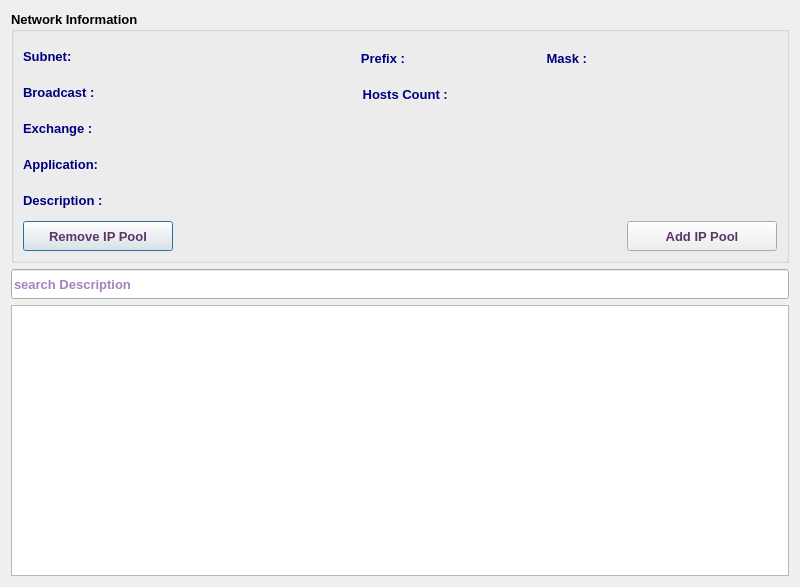
<?xml version="1.0" encoding="UTF-8"?>
<ui version="4.0">
 <class>IpV4PoolDialog</class>
 <widget class="QDialog" name="IpV4PoolDialog">
  <property name="geometry">
   <rect>
    <x>0</x>
    <y>0</y>
    <width>800</width>
    <height>587</height>
   </rect>
  </property>
  <property name="minimumSize">
   <size>
    <width>800</width>
    <height>500</height>
   </size>
  </property>
  <property name="font">
   <font>
    <family>Tahoma</family>
    <pointsize>10</pointsize>
   </font>
  </property>
  <property name="windowTitle">
   <string>IPv4 Pool</string>
  </property>
  <property name="windowIcon">
   <iconset resource="../../../../../image.qrc">
    <normaloff>:/Image/ip.png</normaloff>:/Image/ip.png</iconset>
  </property>
  <layout class="QVBoxLayout" name="verticalLayout_3">
   <item>
    <widget class="QGroupBox" name="ipGB">
     <property name="font">
      <font>
       <family>Tahoma</family>
       <pointsize>10</pointsize>
       <weight>75</weight>
       <bold>true</bold>
      </font>
     </property>
     <property name="title">
      <string>Network Information</string>
     </property>
     <layout class="QVBoxLayout" name="verticalLayout">
      <item>
       <layout class="QHBoxLayout" name="horizontalLayout_13">
        <item>
         <widget class="QLabel" name="label_7">
          <property name="minimumSize">
           <size>
            <width>110</width>
            <height>30</height>
           </size>
          </property>
          <property name="maximumSize">
           <size>
            <width>110</width>
            <height>30</height>
           </size>
          </property>
          <property name="font">
           <font>
            <family>Tahoma</family>
            <pointsize>10</pointsize>
            <weight>75</weight>
            <bold>true</bold>
           </font>
          </property>
          <property name="styleSheet">
           <string notr="true">color: rgb(0, 0, 127);</string>
          </property>
          <property name="text">
           <string>Subnet:</string>
          </property>
         </widget>
        </item>
        <item>
         <widget class="QLabel" name="subnetLbl">
          <property name="minimumSize">
           <size>
            <width>180</width>
            <height>30</height>
           </size>
          </property>
          <property name="maximumSize">
           <size>
            <width>180</width>
            <height>25</height>
           </size>
          </property>
          <property name="font">
           <font>
            <family>Tahoma</family>
            <pointsize>10</pointsize>
            <weight>75</weight>
            <bold>true</bold>
           </font>
          </property>
          <property name="styleSheet">
           <string notr="true">color: rgb(85, 0, 127);</string>
          </property>
          <property name="text">
           <string/>
          </property>
         </widget>
        </item>
        <item>
         <widget class="QLabel" name="label_10">
          <property name="minimumSize">
           <size>
            <width>80</width>
            <height>30</height>
           </size>
          </property>
          <property name="maximumSize">
           <size>
            <width>80</width>
            <height>25</height>
           </size>
          </property>
          <property name="font">
           <font>
            <family>Tahoma</family>
            <pointsize>10</pointsize>
            <weight>75</weight>
            <bold>true</bold>
           </font>
          </property>
          <property name="styleSheet">
           <string notr="true">color: rgb(0, 0, 127);</string>
          </property>
          <property name="text">
           <string>Prefix :</string>
          </property>
          <property name="alignment">
           <set>Qt::AlignRight|Qt::AlignTrailing|Qt::AlignVCenter</set>
          </property>
         </widget>
        </item>
        <item>
         <widget class="QLabel" name="prefixLbl">
          <property name="minimumSize">
           <size>
            <width>50</width>
            <height>30</height>
           </size>
          </property>
          <property name="maximumSize">
           <size>
            <width>50</width>
            <height>25</height>
           </size>
          </property>
          <property name="font">
           <font>
            <family>Tahoma</family>
            <pointsize>10</pointsize>
            <weight>75</weight>
            <bold>true</bold>
           </font>
          </property>
          <property name="styleSheet">
           <string notr="true">color: rgb(85, 0, 127);</string>
          </property>
          <property name="text">
           <string/>
          </property>
          <property name="wordWrap">
           <bool>true</bool>
          </property>
         </widget>
        </item>
        <item>
         <widget class="QLabel" name="label_9">
          <property name="minimumSize">
           <size>
            <width>120</width>
            <height>30</height>
           </size>
          </property>
          <property name="maximumSize">
           <size>
            <width>120</width>
            <height>25</height>
           </size>
          </property>
          <property name="font">
           <font>
            <family>Tahoma</family>
            <pointsize>10</pointsize>
            <weight>75</weight>
            <bold>true</bold>
           </font>
          </property>
          <property name="styleSheet">
           <string notr="true">color: rgb(0, 0, 127);</string>
          </property>
          <property name="text">
           <string>Mask :</string>
          </property>
          <property name="alignment">
           <set>Qt::AlignRight|Qt::AlignTrailing|Qt::AlignVCenter</set>
          </property>
         </widget>
        </item>
        <item>
         <widget class="QLabel" name="maskLbl">
          <property name="minimumSize">
           <size>
            <width>180</width>
            <height>30</height>
           </size>
          </property>
          <property name="maximumSize">
           <size>
            <width>180</width>
            <height>25</height>
           </size>
          </property>
          <property name="font">
           <font>
            <family>Tahoma</family>
            <pointsize>10</pointsize>
            <weight>75</weight>
            <bold>true</bold>
           </font>
          </property>
          <property name="styleSheet">
           <string notr="true">color: rgb(85, 0, 127);</string>
          </property>
          <property name="text">
           <string/>
          </property>
          <property name="wordWrap">
           <bool>true</bool>
          </property>
         </widget>
        </item>
        <item>
         <spacer name="horizontalSpacer_6">
          <property name="font">
           <font>
            <family>Tahoma</family>
            <pointsize>10</pointsize>
           </font>
          </property>
          <property name="orientation">
           <enum>Qt::Horizontal</enum>
          </property>
          <property name="sizeHint" stdset="0">
           <size>
            <width>40</width>
            <height>20</height>
           </size>
          </property>
         </spacer>
        </item>
       </layout>
      </item>
      <item>
       <layout class="QHBoxLayout" name="horizontalLayout_8">
        <item>
         <layout class="QVBoxLayout" name="verticalLayout_2">
          <item>
           <layout class="QHBoxLayout" name="horizontalLayout_12">
            <item>
             <widget class="QLabel" name="label_11">
              <property name="minimumSize">
               <size>
                <width>110</width>
                <height>30</height>
               </size>
              </property>
              <property name="maximumSize">
               <size>
                <width>110</width>
                <height>30</height>
               </size>
              </property>
              <property name="font">
               <font>
                <family>Tahoma</family>
                <pointsize>10</pointsize>
                <weight>75</weight>
                <bold>true</bold>
               </font>
              </property>
              <property name="styleSheet">
               <string notr="true">color: rgb(0, 0, 127);</string>
              </property>
              <property name="text">
               <string>Broadcast :</string>
              </property>
             </widget>
            </item>
            <item>
             <widget class="QLabel" name="bcLbl">
              <property name="sizePolicy">
               <sizepolicy hsizetype="Expanding" vsizetype="Preferred">
                <horstretch>0</horstretch>
                <verstretch>0</verstretch>
               </sizepolicy>
              </property>
              <property name="minimumSize">
               <size>
                <width>180</width>
                <height>30</height>
               </size>
              </property>
              <property name="maximumSize">
               <size>
                <width>500</width>
                <height>25</height>
               </size>
              </property>
              <property name="font">
               <font>
                <family>Tahoma</family>
                <pointsize>10</pointsize>
                <weight>75</weight>
                <bold>true</bold>
               </font>
              </property>
              <property name="styleSheet">
               <string notr="true">color: rgb(85, 0, 127);</string>
              </property>
              <property name="text">
               <string/>
              </property>
              <property name="wordWrap">
               <bool>true</bool>
              </property>
             </widget>
            </item>
            <item>
             <widget class="QLabel" name="label_12">
              <property name="minimumSize">
               <size>
                <width>130</width>
                <height>30</height>
               </size>
              </property>
              <property name="maximumSize">
               <size>
                <width>130</width>
                <height>25</height>
               </size>
              </property>
              <property name="font">
               <font>
                <family>Tahoma</family>
                <pointsize>10</pointsize>
                <weight>75</weight>
                <bold>true</bold>
               </font>
              </property>
              <property name="styleSheet">
               <string notr="true">color: rgb(0, 0, 127);</string>
              </property>
              <property name="text">
               <string>Hosts Count :  </string>
              </property>
              <property name="alignment">
               <set>Qt::AlignRight|Qt::AlignTrailing|Qt::AlignVCenter</set>
              </property>
             </widget>
            </item>
            <item>
             <widget class="QLabel" name="hostLbl">
              <property name="minimumSize">
               <size>
                <width>150</width>
                <height>30</height>
               </size>
              </property>
              <property name="maximumSize">
               <size>
                <width>150</width>
                <height>25</height>
               </size>
              </property>
              <property name="font">
               <font>
                <family>Tahoma</family>
                <pointsize>10</pointsize>
                <weight>75</weight>
                <bold>true</bold>
               </font>
              </property>
              <property name="styleSheet">
               <string notr="true">color: rgb(85, 0, 127);</string>
              </property>
              <property name="text">
               <string/>
              </property>
              <property name="wordWrap">
               <bool>true</bool>
              </property>
             </widget>
            </item>
            <item>
             <spacer name="horizontalSpacer">
              <property name="orientation">
               <enum>Qt::Horizontal</enum>
              </property>
              <property name="sizeHint" stdset="0">
               <size>
                <width>40</width>
                <height>20</height>
               </size>
              </property>
             </spacer>
            </item>
           </layout>
          </item>
          <item>
           <layout class="QHBoxLayout" name="horizontalLayout_6">
            <item>
             <widget class="QLabel" name="label_4">
              <property name="minimumSize">
               <size>
                <width>110</width>
                <height>30</height>
               </size>
              </property>
              <property name="maximumSize">
               <size>
                <width>110</width>
                <height>30</height>
               </size>
              </property>
              <property name="font">
               <font>
                <family>Tahoma</family>
                <pointsize>10</pointsize>
                <weight>75</weight>
                <bold>true</bold>
               </font>
              </property>
              <property name="styleSheet">
               <string notr="true">color: rgb(0, 0, 127);</string>
              </property>
              <property name="text">
               <string>Exchange :</string>
              </property>
             </widget>
            </item>
            <item>
             <widget class="QLabel" name="abbrLbl">
              <property name="sizePolicy">
               <sizepolicy hsizetype="Expanding" vsizetype="Preferred">
                <horstretch>0</horstretch>
                <verstretch>0</verstretch>
               </sizepolicy>
              </property>
              <property name="minimumSize">
               <size>
                <width>500</width>
                <height>30</height>
               </size>
              </property>
              <property name="maximumSize">
               <size>
                <width>16777215</width>
                <height>30</height>
               </size>
              </property>
              <property name="font">
               <font>
                <family>Tahoma</family>
                <pointsize>10</pointsize>
                <weight>75</weight>
                <bold>true</bold>
               </font>
              </property>
              <property name="styleSheet">
               <string notr="true">color: rgb(85, 0, 127);</string>
              </property>
              <property name="text">
               <string/>
              </property>
              <property name="alignment">
               <set>Qt::AlignLeading|Qt::AlignLeft|Qt::AlignVCenter</set>
              </property>
              <property name="wordWrap">
               <bool>true</bool>
              </property>
             </widget>
            </item>
           </layout>
          </item>
          <item>
           <layout class="QHBoxLayout" name="horizontalLayout">
            <item>
             <widget class="QLabel" name="label">
              <property name="minimumSize">
               <size>
                <width>110</width>
                <height>30</height>
               </size>
              </property>
              <property name="maximumSize">
               <size>
                <width>110</width>
                <height>30</height>
               </size>
              </property>
              <property name="font">
               <font>
                <family>Tahoma</family>
                <pointsize>10</pointsize>
                <weight>75</weight>
                <bold>true</bold>
               </font>
              </property>
              <property name="styleSheet">
               <string notr="true">color: rgb(0, 0, 127);</string>
              </property>
              <property name="text">
               <string>Application:</string>
              </property>
             </widget>
            </item>
            <item>
             <widget class="QLabel" name="appLbl">
              <property name="sizePolicy">
               <sizepolicy hsizetype="Expanding" vsizetype="Preferred">
                <horstretch>0</horstretch>
                <verstretch>0</verstretch>
               </sizepolicy>
              </property>
              <property name="minimumSize">
               <size>
                <width>500</width>
                <height>30</height>
               </size>
              </property>
              <property name="maximumSize">
               <size>
                <width>16777215</width>
                <height>30</height>
               </size>
              </property>
              <property name="font">
               <font>
                <family>Tahoma</family>
                <pointsize>10</pointsize>
                <weight>75</weight>
                <bold>true</bold>
               </font>
              </property>
              <property name="styleSheet">
               <string notr="true">color: rgb(85, 0, 127);</string>
              </property>
              <property name="text">
               <string/>
              </property>
              <property name="alignment">
               <set>Qt::AlignLeading|Qt::AlignLeft|Qt::AlignVCenter</set>
              </property>
              <property name="wordWrap">
               <bool>true</bool>
              </property>
             </widget>
            </item>
           </layout>
          </item>
          <item>
           <layout class="QHBoxLayout" name="horizontalLayout_7">
            <item>
             <widget class="QLabel" name="label_5">
              <property name="minimumSize">
               <size>
                <width>110</width>
                <height>30</height>
               </size>
              </property>
              <property name="maximumSize">
               <size>
                <width>110</width>
                <height>30</height>
               </size>
              </property>
              <property name="font">
               <font>
                <family>Tahoma</family>
                <pointsize>10</pointsize>
                <weight>75</weight>
                <bold>true</bold>
               </font>
              </property>
              <property name="styleSheet">
               <string notr="true">color: rgb(0, 0, 127);</string>
              </property>
              <property name="text">
               <string>Description :</string>
              </property>
             </widget>
            </item>
            <item>
             <widget class="QLabel" name="descLbl">
              <property name="sizePolicy">
               <sizepolicy hsizetype="Expanding" vsizetype="Preferred">
                <horstretch>0</horstretch>
                <verstretch>0</verstretch>
               </sizepolicy>
              </property>
              <property name="minimumSize">
               <size>
                <width>500</width>
                <height>30</height>
               </size>
              </property>
              <property name="maximumSize">
               <size>
                <width>16777215</width>
                <height>30</height>
               </size>
              </property>
              <property name="font">
               <font>
                <family>Tahoma</family>
                <pointsize>10</pointsize>
                <weight>75</weight>
                <bold>true</bold>
               </font>
              </property>
              <property name="styleSheet">
               <string notr="true">color: rgb(85, 0, 127);</string>
              </property>
              <property name="text">
               <string/>
              </property>
              <property name="alignment">
               <set>Qt::AlignLeading|Qt::AlignLeft|Qt::AlignVCenter</set>
              </property>
              <property name="wordWrap">
               <bool>true</bool>
              </property>
             </widget>
            </item>
           </layout>
          </item>
         </layout>
        </item>
        <item>
         <widget class="QLabel" name="pix">
          <property name="minimumSize">
           <size>
            <width>64</width>
            <height>64</height>
           </size>
          </property>
          <property name="maximumSize">
           <size>
            <width>64</width>
            <height>64</height>
           </size>
          </property>
          <property name="font">
           <font>
            <family>Tahoma</family>
            <pointsize>10</pointsize>
           </font>
          </property>
          <property name="text">
           <string/>
          </property>
          <property name="pixmap">
           <pixmap resource="../../../../../image.qrc">:/Image/ip.png</pixmap>
          </property>
          <property name="scaledContents">
           <bool>true</bool>
          </property>
         </widget>
        </item>
        <item>
         <layout class="QVBoxLayout" name="verticalLayout_4"/>
        </item>
       </layout>
      </item>
      <item>
       <layout class="QHBoxLayout" name="horizontalLayout_9">
        <item>
         <widget class="QPushButton" name="removeIpBtn">
          <property name="minimumSize">
           <size>
            <width>150</width>
            <height>30</height>
           </size>
          </property>
          <property name="maximumSize">
           <size>
            <width>250</width>
            <height>30</height>
           </size>
          </property>
          <property name="font">
           <font>
            <family>Tahoma</family>
            <pointsize>10</pointsize>
            <weight>75</weight>
            <bold>true</bold>
           </font>
          </property>
          <property name="styleSheet">
           <string notr="true">color: rgb(92, 53, 102);</string>
          </property>
          <property name="text">
           <string>Remove IP Pool</string>
          </property>
          <property name="icon">
           <iconset resource="../../../../../image.qrc">
            <normaloff>:/Image/remove.png</normaloff>:/Image/remove.png</iconset>
          </property>
          <property name="iconSize">
           <size>
            <width>20</width>
            <height>20</height>
           </size>
          </property>
         </widget>
        </item>
        <item>
         <spacer name="horizontalSpacer_8">
          <property name="font">
           <font>
            <family>Tahoma</family>
            <pointsize>10</pointsize>
           </font>
          </property>
          <property name="orientation">
           <enum>Qt::Horizontal</enum>
          </property>
          <property name="sizeHint" stdset="0">
           <size>
            <width>40</width>
            <height>20</height>
           </size>
          </property>
         </spacer>
        </item>
        <item>
         <widget class="QPushButton" name="addIpBtn">
          <property name="sizePolicy">
           <sizepolicy hsizetype="Preferred" vsizetype="Preferred">
            <horstretch>0</horstretch>
            <verstretch>0</verstretch>
           </sizepolicy>
          </property>
          <property name="minimumSize">
           <size>
            <width>150</width>
            <height>30</height>
           </size>
          </property>
          <property name="maximumSize">
           <size>
            <width>250</width>
            <height>30</height>
           </size>
          </property>
          <property name="font">
           <font>
            <family>Tahoma</family>
            <pointsize>10</pointsize>
            <weight>75</weight>
            <bold>true</bold>
           </font>
          </property>
          <property name="styleSheet">
           <string notr="true">color: rgb(92, 53, 102);</string>
          </property>
          <property name="text">
           <string>Add IP Pool</string>
          </property>
          <property name="icon">
           <iconset resource="../../../../../image.qrc">
            <normaloff>:/Image/add.png</normaloff>:/Image/add.png</iconset>
          </property>
          <property name="iconSize">
           <size>
            <width>20</width>
            <height>20</height>
           </size>
          </property>
         </widget>
        </item>
       </layout>
      </item>
     </layout>
    </widget>
   </item>
   <item>
    <widget class="QLineEdit" name="searchLE">
     <property name="sizePolicy">
      <sizepolicy hsizetype="Expanding" vsizetype="Preferred">
       <horstretch>0</horstretch>
       <verstretch>0</verstretch>
      </sizepolicy>
     </property>
     <property name="minimumSize">
      <size>
       <width>0</width>
       <height>30</height>
      </size>
     </property>
     <property name="maximumSize">
      <size>
       <width>16777215</width>
       <height>30</height>
      </size>
     </property>
     <property name="font">
      <font>
       <family>Tahoma</family>
       <pointsize>10</pointsize>
       <weight>75</weight>
       <bold>true</bold>
      </font>
     </property>
     <property name="styleSheet">
      <string notr="true">color: rgb(85, 0, 127);</string>
     </property>
     <property name="placeholderText">
      <string>search Description</string>
     </property>
    </widget>
   </item>
   <item>
    <widget class="QTableView" name="ipTV">
     <property name="font">
      <font>
       <family>Tahoma</family>
       <pointsize>11</pointsize>
      </font>
     </property>
     <property name="alternatingRowColors">
      <bool>true</bool>
     </property>
     <property name="selectionMode">
      <enum>QAbstractItemView::SingleSelection</enum>
     </property>
     <property name="selectionBehavior">
      <enum>QAbstractItemView::SelectRows</enum>
     </property>
    </widget>
   </item>
  </layout>
  <action name="actionAssign_IP">
   <property name="icon">
    <iconset resource="../../../../../image.qrc">
     <normaloff>:/Image/connection.png</normaloff>:/Image/connection.png</iconset>
   </property>
   <property name="text">
    <string>Assign IP</string>
   </property>
   <property name="toolTip">
    <string>Assign IP</string>
   </property>
  </action>
  <action name="actionrelease_IP">
   <property name="icon">
    <iconset resource="../../../../../image.qrc">
     <normaloff>:/Image/disconnection.png</normaloff>:/Image/disconnection.png</iconset>
   </property>
   <property name="text">
    <string>release IP</string>
   </property>
   <property name="toolTip">
    <string>release IP</string>
   </property>
  </action>
  <action name="actionRefresh">
   <property name="icon">
    <iconset resource="../../../../../image.qrc">
     <normaloff>:/Image/refresh.png</normaloff>:/Image/refresh.png</iconset>
   </property>
   <property name="text">
    <string>Refresh</string>
   </property>
   <property name="toolTip">
    <string>Refresh</string>
   </property>
  </action>
  <action name="actionExport_PDF">
   <property name="icon">
    <iconset resource="../../../../../image.qrc">
     <normaloff>:/Image/pdf.png</normaloff>:/Image/pdf.png</iconset>
   </property>
   <property name="text">
    <string>Export PDF</string>
   </property>
   <property name="toolTip">
    <string>Export PDF</string>
   </property>
  </action>
 </widget>
 <tabstops>
  <tabstop>addIpBtn</tabstop>
  <tabstop>removeIpBtn</tabstop>
  <tabstop>searchLE</tabstop>
  <tabstop>ipTV</tabstop>
 </tabstops>
 <resources>
  <include location="../../../../../image.qrc"/>
 </resources>
 <connections/>
</ui>
